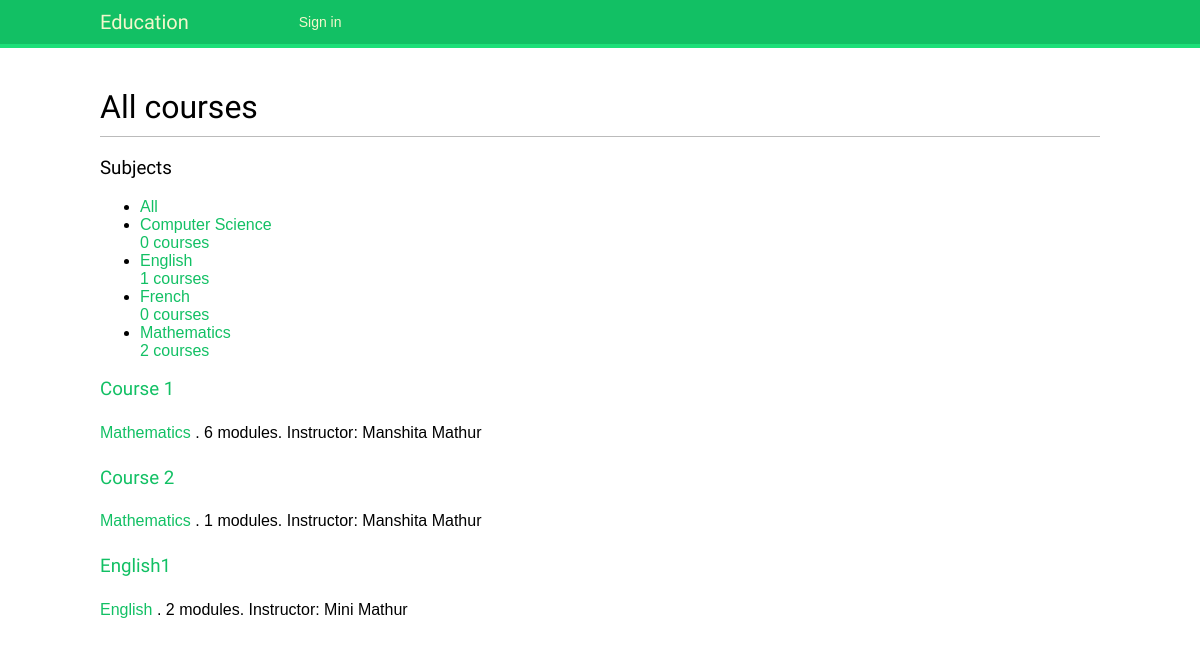
The page / on the database its author committed.
### courses/models.py (models this page shows, shortened)
class Subject(models.Model):
    title = models.CharField(max_length=200)
    slug = models.SlugField(max_length=200, unique=True)
    class Meta:
        ordering = ['title']
    def __str__(self):
        return self.title

class Course(models.Model):
    owner = models.ForeignKey(User,related_name='courses_created',on_delete=models.CASCADE)
    subject = models.ForeignKey(Subject,related_name='courses',on_delete=models.CASCADE)
    title = models.CharField(max_length=200)
    slug = models.SlugField(max_length=200, unique=True)
    overview = models.TextField()
    created = models.DateTimeField(auto_now_add=True)
    students = models.ManyToManyField(User,related_name='courses_joined',blank=True)
    class Meta:
        ordering = ['-created']

### courses/views.py (the view)
# urls.py: path('', CourseListView.as_view(), name='course_list'),
class CourseListView(TemplateResponseMixin, View):
    model = Course
    template_name = 'courses/course/list.html'
    def get(self, request, subject=None):
        subjects = Subject.objects.annotate(total_courses=Count('courses'))
        courses = Course.objects.annotate(total_modules=Count('modules'))
        if subject:
            subject = get_object_or_404(Subject, slug=subject)
            courses = courses.filter(subject=subject)
        return self.render_to_response({'subjects': subjects,'subject': subject,'courses': courses})

### courses/templates/courses/course/list.html (shortened to what this page needs)
{% extends "base.html" %}
{% block content %}
        <h1>
            {% if subject %}
                {{ subject.title }} courses
            {% else %}
                All courses
            {% endif %}
        </h1>
        <div class="contents">
            <h3>Subjects</h3>
            <ul id="modules">
                <li {% if not subject %}class="selected"{% endif %}>
                    <a href="{% url "course_list" %}">All</a>
                </li>
                {% for s in subjects %}
                    <li {% if subject == s %}class="selected"{% endif %}>
                        <a href="{% url "course_list_subject" s.slug %}">
                            {{ s.title }}
                            <br>
                            <span>
                                {{ s.total_courses }} courses
                            </span>
                        </a>
                    </li>
                {% endfor %}
            </ul>
        </div>
        <div class="module">
            {% for course in courses %}
                {% with subject=course.subject %}
                <h3><a href="{% url "course_detail" course.slug %}">
                {{ course.title }}</a></h3>
                    <p>
                        <a href="{% url "course_list_subject" subject.slug %}">
                            {{ subject }}
                        </a>.
                    {{ course.total_modules }} modules.
                    Instructor: {{ course.owner.get_full_name }}
                    </p>
                {% endwith %}
            {% endfor %}
        </div>
{% endblock %}

### courses/templates/base.html (shortened to what this page needs)
{% load static %}
<!DOCTYPE html>
<html>
<head>
    <link href="{% static "css/base.css" %}" rel="stylesheet">
</head>
<body>
    <div id="header">
    <a href="/" class="logo">Education</a>
        <ul class="menu">
                {% if request.user.is_authenticated %}
                <li><a href="{% url "logout" %}">Sign out</a></li>
                {% else %}
                <li><a href="{% url "login" %}">Sign in</a></li>
                {% endif %}
        </ul>
    </div>
    <div id="content">
    {% block content %}
    {% endblock %}
    </div>
</body>
</html>

### courses/static/css/base.css (style rules this page uses)
body { margin:0; padding:0; font-family:helvetica, sans-serif; }
p { line-height: 1.8; }
a { color:#12c064; text-decoration:none; }
h1, h2, h3, h4, h5 , h6 { font-family: 'Muli', sans-serif; font-weight:normal; }
h1 { border-bottom:1px solid #bbb; padding:0 0 10px 0; margin:10px 0 20px 0; }
#header { padding:10px 100px; font-size:14px; background:#12c064; color:#fff; border-bottom:4px solid #1cdf78; overflow:auto; }
#header .logo { font-family: 'Muli', sans-serif; float:left; color:#f3f7cc; font-size:20px; margin-right:10%; }
#header ul.menu { list-style:none; float:left; margin:0; padding:0; }
#header ul.menu li { float:left; padding:4px 10px; }
#header a { color:#f3f7cc; }
#content { padding:30px 100px; }

### rows shown on the page
Subject: title "Computer Science", total_courses "0"
Subject: title "English", total_courses "1"
Subject: title "French", total_courses "0"
Subject: title "Mathematics", total_courses "2"
Course: title "Course 1", subject "Mathematics", total_modules "6", owner.get_full_name "Manshita Mathur"
Course: title "Course 2", subject "Mathematics", total_modules "1", owner.get_full_name "Manshita Mathur"
Course: title "English1", subject "English", total_modules "2", owner.get_full_name "Mini Mathur"
